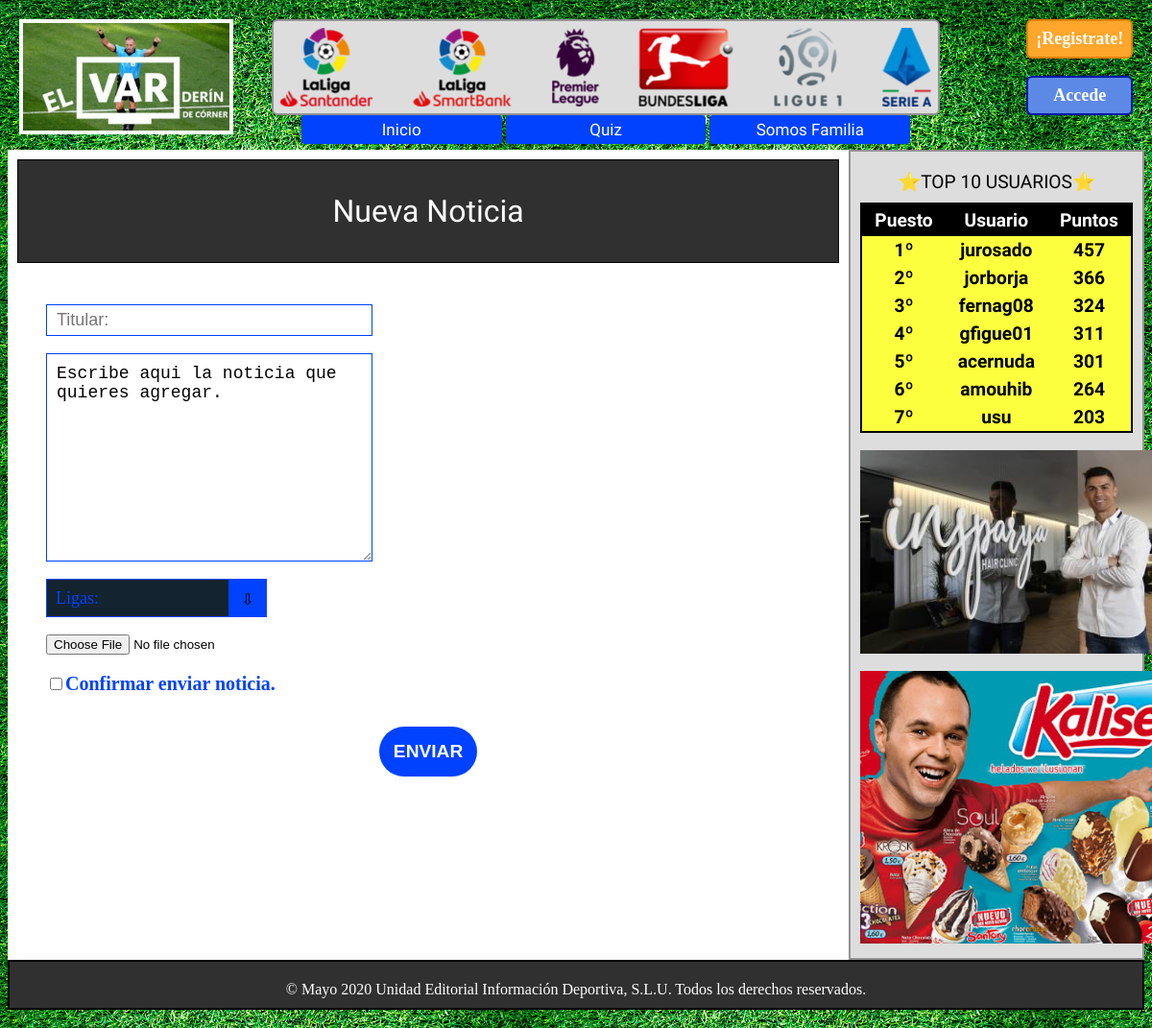
The page /noticia.php on the database its author committed.
### tables this page shows
CREATE TABLE `usuarios` (
  `IdUsuario` int(10) NOT NULL,
  `Nombre` varchar(30) NOT NULL,
  `Apellido1` varchar(30) NOT NULL,
  `Apellido2` varchar(30) NOT NULL,
  `Sexo` varchar(10) NOT NULL,
  `EquipoFavorito` int(4) NOT NULL,
  `NombreUsuario` varchar(50) NOT NULL,
  `Contrasena` varchar(100) NOT NULL,
  `Email` varchar(100) NOT NULL,
  `Administrador` tinyint(1) NOT NULL,
  `SomosFamilia` tinyint(1) NOT NULL,
  `Puntos` int(10) NOT NULL
);

### include/dao/UsuarioDAO.php (called while the page is built, shortened)
<?php
class UsuarioDAO extends DAO{
    public function devuelveRanking(){
    	$db = $this->db;
    	$sql = "SELECT NombreUsuario, Puntos FROM usuarios WHERE Administrador = 0 ORDER BY Puntos DESC, NombreUsuario ASC LIMIT 10";
    	$consulta = mysqli_query($db, $sql);
    	return $consulta;
    }
}
?>

### include/sa/UsuarioSA.php (called while the page is built, shortened)
<?php
require_once('./include/dao/UsuarioDAO.php');
class UsuarioSA {
    protected $usuarioDAO;
	public function devuelveRanking(){
		if(!$this->usuarioDAO){
			$this->usuarioDAO = new UsuarioDAO();
		}
		$aux = $this->usuarioDAO;
		return $aux->devuelveRanking();
	}
}
?>

### include/FormularioNoticia.php (the view, shortened to what this page needs)
<?php
require_once('include/sa/UsuarioSA.php');
require_once __DIR__.'/Form.php';
class FormularioNoticia extends Form {
	protected function generaCamposFormulario($datosIniciales){
		$titular = '';
		$cuerpo = 'Escribe aqui la noticia que quieres agregar.';
		$codLiga = 0;
		$valueLiga = "Ligas:";
		$html = '';
        $html .= '<legend>Nueva Noticia</legend>';
        $html .= '<div class="formulario">';
        $html .= '<br> <input type="text" name="titular" placeholder="Titular:" value="'.$titular.'"><br>';
        $html .= '<textarea name="cuerpo" rows="10" cols="40">'.$cuerpo.'</textarea><br>';
		$html .= '<div class="caja">';
        $html .= '<select name="liga">';
        $html .= '<option value="'.$codLiga.'">'.$valueLiga.'</option>';
            $ligasa=new LigaSA();
            $res=$ligasa->devuelveLigaSA();
            while($valores = mysqli_fetch_array($res)){
                $html .= '<option value=' . $valores[0] . '> ' . $valores[1] . '</option>';
            }
        $html .='</select>';
		$html .= '</div>';
        $html .='<br>';
        $html .='<input id="imagen" type="file" name="imagen" /><br>';
        $html .='<input type="checkbox" name="condi" value="ok"><label>Confirmar enviar noticia.</label><br>';
        $html .='<button type="submit" class="botonEnviar" name="aceptar">Enviar</button>';
        $html .='</div>';
		return $html;
	}
}
?>

### include/comun/sidebarDer.php (shortened to what this page needs)
<div id="sidebar-right">
	<div id="ranking">
		<?php
			require_once './include/sa/UsuarioSA.php';
			$usuarioSA = new UsuarioSA();
			$lista = $usuarioSA->devuelveRanking();
		?>
		<table class="tablas">
			<caption>⭐TOP 10 USUARIOS⭐</caption>
			<tr>
				<th>Puesto</th>
				<th>Usuario</th>
				<th>Puntos</th>
			</tr>
		<?php
			$i = 1;
			while($mostrar=mysqli_fetch_object($lista)){
				echo "<tr>";
					echo "<td>".$i."º</td>";
					echo "<td>".$mostrar->NombreUsuario."</td>";
					echo "<td>".$mostrar->Puntos."</td>";
				echo "</tr>";
				$i++;
			}
		?>
		</table>
		<br>
	</div>
	<div id="anuncios">
		<img class="imagenes" src="./img/insparya.jpg" alt="clinica capilar cr7">
		<br>
		<img class="imagenes" src="./img/kaliseParaTodos.png" alt="kalise para todos">
	</div>
</div>

### css/estilo.css (style rules this page uses)
body { display: grid; grid-template-columns: 74% 26%; grid-template-rows: 14% 80% 5%; grid-template-areas: "header header" "contenido sidebar" "footer footer"; background-color: #14B76E; background-image:url(../img/cesped.jpg); }
tr:nth-child(odd) { background-color:#f2f2f2; }
tr:nth-child(even) { background-color:#fbfbfb; }

### css/sidebarDer.css (style rules this page uses)
div#sidebar-right { padding: 10px; border-style: solid; border-width: 2px; border-color: #939393; float: right; width: auto; min-height: 600px; background-color: #dddddd; grid-area: sidebar; display: flex; flex-direction: column; }
div#ranking { text-align: center; width: 100%; }
div .tablas { width: 100%; border-collapse: collapse; border: 2px solid; }
.tablas caption { padding: 10px; font-family: 'Days One', sans-serif; font-size: 120%; }
.tablas tr { background-color: #FCFF3D; }
.tablas th { background-color: black; color: white; padding: 5px; font-family: 'Montserrat Alternates', sans-serif; font-size: 120%; }
.tablas td { padding: 3px; font-family: 'Neucha', cursive; font-size: 120%; font-weight: bold; }
.imagenes { display: block; margin-left: auto; margin-right: auto; width: 325px; }

### css/formularios.css (style rules this page uses)
legend { color: #fff; background: #303030; border: 1px solid black; padding: 4%; text-align: center; font-family: 'Montserrat Alternates', sans-serif; font-size: 200%; }
.formulario { background-color: white; width: auto; padding-left: 30px; padding-bottom: 15px; padding-right: 30px; padding-top: 15px; }
.formulario input[type="text"], .formulario input[type="password"] { font-size:18px; display:block; width:40%; height:100%; padding:5px 10px; margin-top: 10px; background:none; background-image:none; border:1px solid #0042FF; color:black; border-radius:0; transition:border-color .75s ease, box-shadow .25s ease; }
.formulario label { font-size:20px; color:#0042FF; font-family: Candara; }
.formulario textarea { font-size:18px; display:block; width:40%; height:100%; padding:5px 10px; padding-top: 10px; background:none; background-image:none; border:1px solid; color:black; border-radius:0; border-color:#0042FF; transition:border-color .75s ease, box-shadow .25s ease; }
.caja { height:40px; overflow: hidden; width: 230px; position:relative; background: #13232f; }
select { background: transparent; border-radius: 0; border-color: #0042FF; font-size: 18px; color:#0042FF; height: 40px; padding: 5px; width: 250px; padding-bottom: 0; padding-top: 0; font-family: Candara; }
.caja::after { content:"\021e9"; display:table-cell; padding-top:7px; text-align:center; width:40px; height:40px; background-color:#0042FF; position:absolute; top:0; right:0px; padding-top: 12px; pointer-events: none; }
.botonEnviar { border:0; outline:none; border-radius:50px; margin-top: 15px; padding:15px; font-size:120%; font-weight:bold; text-transform:uppercase; background:#0042FF; color:white; transition:all.5s ease; -webkit-appearance: none; display: flex; justify-content: center; }
.formulario input[type="checkbox"] + label { font-weight: bold; line-height: 3em; color: #0042FF; }
button { margin: 0 auto; }

### rows shown on the page
usuarios: NombreUsuario "jurosado", Puntos "457"
usuarios: NombreUsuario "jorborja", Puntos "366"
usuarios: NombreUsuario "fernag08", Puntos "324"
usuarios: NombreUsuario "gfigue01", Puntos "311"
usuarios: NombreUsuario "acernuda", Puntos "301"
usuarios: NombreUsuario "amouhib", Puntos "264"
usuarios: NombreUsuario "usu", Puntos "203"

### other values the page prints
form field liga "Ligas:"
